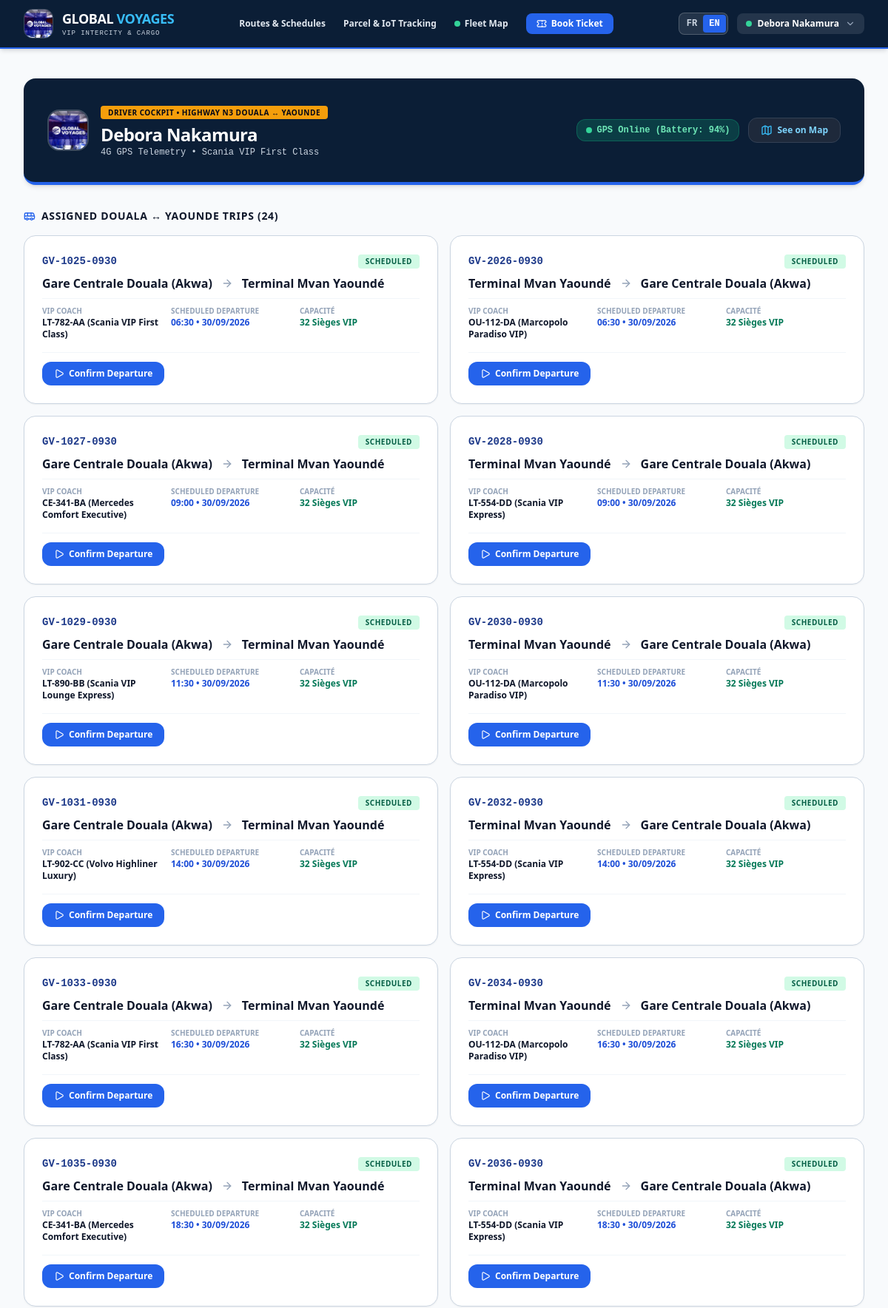
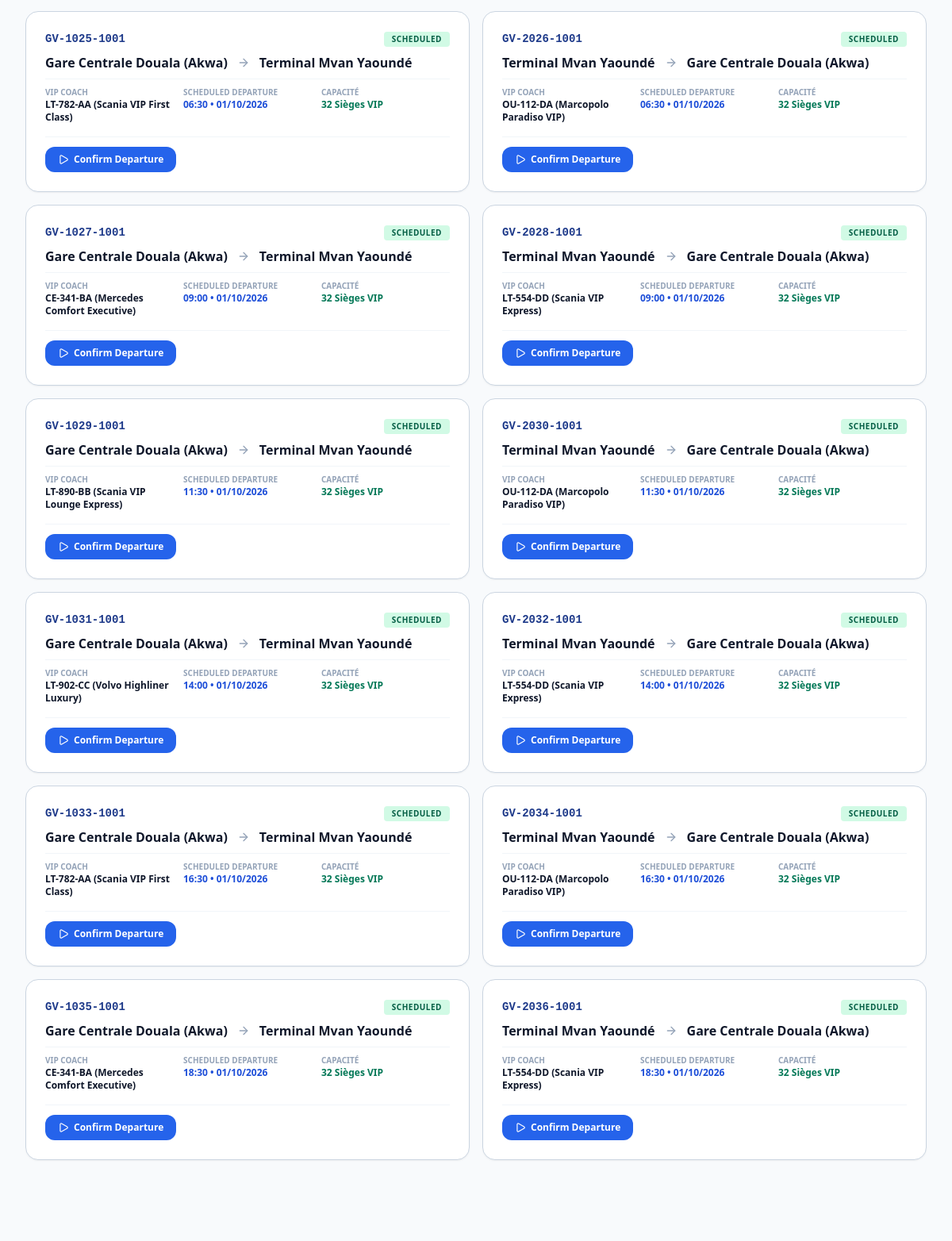
/driver/index.php (signed in, upper part), run on the app's committed database (2 pictures, top to bottom).
### tables this page shows
CREATE TABLE iot_trackers (
    id INTEGER PRIMARY KEY AUTOINCREMENT,
    tracker_code VARCHAR(30) UNIQUE NOT NULL,
    device_model VARCHAR(100) DEFAULT 'GV-GPS-4G-Pro',
    battery_level INTEGER DEFAULT 95,
    status VARCHAR(20) DEFAULT 'ASSIGNED',
    last_latitude REAL,
    last_longitude REAL,
    last_speed REAL DEFAULT 0,
    last_ping DATETIME DEFAULT CURRENT_TIMESTAMP
);

CREATE TABLE trips (
    id INTEGER PRIMARY KEY AUTOINCREMENT,
    trip_number VARCHAR(30) UNIQUE NOT NULL,
    route_id INTEGER REFERENCES routes(id),
    driver_id INTEGER REFERENCES users(id),
    bus_number VARCHAR(100) NOT NULL,
    departure_scheduled DATETIME NOT NULL,
    arrival_scheduled DATETIME NOT NULL,
    departure_actual DATETIME,
    arrival_actual DATETIME,
    price INTEGER DEFAULT 5000,
    status VARCHAR(20) DEFAULT 'SCHEDULED',
    incident_report TEXT,
    created_at DATETIME DEFAULT CURRENT_TIMESTAMP
);

### src/Language.php (called while the page is built, shortened)
<?php
class Language {
    public static function get(string $key, ?string $fallback = null): string {
        $lang = self::current();
        return self::$translations[$lang][$key] ?? ($fallback ?? $key);
    }
    public static function current(): string {
        $lang = $_SESSION['lang'] ?? 'fr';
        return $lang;
    }
}
function t(string $key, ?string $fallback = null): string {
    return Language::get($key, $fallback);
}

### src/Auth.php (called while the page is built, shortened)
<?php
class Auth {
    public static function user(): ?array {
        return $_SESSION['user'] ?? null;
    }
}

### public/driver/index.php (the view, shortened to what this page needs)
<?php
require_once __DIR__ . '/../../src/Auth.php';
require_once __DIR__ . '/../../src/Language.php';
$user = Auth::user();
$pdo = Database::getConnection();
$stmt = $pdo->prepare("SELECT t.*,
    so.name AS origin_name, sd.name AS dest_name,
    so.city AS origin_city, sd.city AS dest_city
    FROM trips t
    JOIN routes r ON t.route_id = r.id
    JOIN stations so ON r.origin_station_id = so.id
    JOIN stations sd ON r.destination_station_id = sd.id
    WHERE (t.driver_id = ? OR t.driver_id IS NULL OR ? = 'ADMIN') AND r.id IN (1, 2)
    ORDER BY t.departure_scheduled ASC");
$stmt->execute([$user['id'], $user['role']]);
$driverTrips = $stmt->fetchAll() ?: [];
$trk = $pdo->query("SELECT * FROM iot_trackers WHERE id = 1")->fetch() ?: ['battery_level' => 94, 'last_speed' => 74];
include __DIR__ . '/../includes/header.php';
?>
<div class="max-w-7xl mx-auto px-4 sm:px-6 lg:px-8 py-10 space-y-8 animate-fadeIn">
  <div class="bg-[#0B1E36] text-white p-6 sm:p-8 rounded-2xl border-b-4 border-blue-600 shadow-md flex flex-col sm:flex-row sm:items-center justify-between gap-4">
    <div class="flex items-center gap-4">
      <img src="<?= BASE_URL ?>/assets/images/global_voyages_logo.jpg" alt="Global Voyages" class="w-14 h-14 rounded-2xl object-cover border-2 border-white/20 shadow-sm shrink-0">
      <div>
        <span class="px-2.5 py-0.5 rounded bg-amber-500 text-slate-950 font-black text-[10px] uppercase tracking-wider"><?= t('driver.deckTitle', 'Cockpit Chauffeur • Axe Lourd N3 Douala ↔ Yaoundé') ?></span>
        <h1 class="text-2xl font-black tracking-tight text-white mt-1"><?= htmlspecialchars($user['name']) ?></h1>
        <p class="text-xs text-slate-300 font-mono"><?= t('driver.deckSub', 'Télémétrie GPS 4G • Scania VIP First Class') ?></p>
      </div>
    </div>
    <div class="flex items-center gap-3">
      <span class="px-3 py-1.5 rounded-xl bg-emerald-500/20 text-emerald-300 text-xs font-mono font-bold border border-emerald-500/30 flex items-center gap-1.5">
        <span class="w-2 h-2 rounded-full bg-emerald-400 animate-ping"></span>
        <span><?= sprintf(t('driver.gpsOnline', 'GPS En Ligne (Batterie: %s%%)'), $trk['battery_level']) ?></span>
      </span>
      <button type="button" onclick="toggleDriverMap()" id="btn-toggle-driver-map"
        class="px-4 py-2 rounded-xl bg-slate-800 hover:bg-slate-700 text-sky-300 border border-slate-700 font-bold text-xs shadow-xs transition flex items-center gap-1.5 cursor-pointer">
        <i data-lucide="map" class="w-4 h-4 text-sky-400"></i>
        <span><?= t('map.seeOnMap', 'Voir sur la Carte (See on Map)') ?></span>
      </button>
    </div>
  </div>
  <div class="space-y-4">
    <h2 class="text-sm font-black text-slate-900 uppercase tracking-wider flex items-center gap-2">
      <i data-lucide="bus" class="w-4 h-4 text-blue-600"></i>
      <span><?= t('driver.assignedTrips', 'Trajets Douala ↔ Yaoundé Assignés') ?> (<?= count($driverTrips) ?>)</span>
    </h2>
    <div class="grid grid-cols-1 md:grid-cols-2 gap-4">
      <?php foreach ($driverTrips as $t): ?>
        <div class="p-6 rounded-2xl bg-white border border-slate-300 shadow-sm space-y-4 flex flex-col justify-between">
          <div>
            <div class="flex items-center justify-between">
              <span class="font-mono text-sm font-bold text-blue-900"><?= htmlspecialchars($t['trip_number']) ?></span>
              <span class="px-2.5 py-0.5 rounded text-[10px] font-bold uppercase tracking-wider
                <?= $t['status'] === 'IN_TRANSIT' ? 'bg-blue-100 text-blue-800 animate-pulse' : ($t['status'] === 'ARRIVED' ? 'bg-slate-100 text-slate-600' : 'bg-emerald-100 text-emerald-800') ?>">
                <?= htmlspecialchars($t['status']) ?>
              </span>
            </div>
            <div class="flex items-center gap-3 text-base font-black text-slate-900 my-2">
              <span><?= htmlspecialchars($t['origin_name']) ?></span>
              <i data-lucide="arrow-right" class="w-4 h-4 text-slate-400"></i>
              <span><?= htmlspecialchars($t['dest_name']) ?></span>
            </div>
            <div class="grid grid-cols-2 sm:grid-cols-3 gap-3 text-xs text-slate-600 pt-2 border-t border-slate-100">
              <div>
                <span class="text-[10px] text-slate-400 uppercase font-bold block"><?= t('driver.coach', 'Autocar VIP') ?></span>
                <strong class="text-slate-900"><?= htmlspecialchars($t['bus_number']) ?></strong>
              </div>
              <div>
                <span class="text-[10px] text-slate-400 uppercase font-bold block"><?= t('driver.scheduledDep', 'Départ Prévu') ?></span>
                <strong class="text-blue-700"><?= date('H:i • d/m/Y', strtotime($t['departure_scheduled'])) ?></strong>
              </div>
              <div>
                <span class="text-[10px] text-slate-400 uppercase font-bold block">Capacité</span>
                <strong class="text-emerald-700 font-bold">32 Sièges VIP</strong>
              </div>
            </div>
          </div>
          <div class="flex flex-wrap items-center gap-2 pt-3 border-t border-slate-100 mt-2">
            <form method="POST" class="inline">
              <?php if ($t['status'] === 'SCHEDULED'): ?>
                <button type="submit" name="action" value="depart" class="px-4 py-2 rounded-xl bg-blue-600 hover:bg-blue-700 text-white font-bold text-xs shadow-xs transition flex items-center gap-1.5 cursor-pointer">
                  <i data-lucide="play" class="w-3.5 h-3.5"></i>
                  <span><?= t('driver.btnDepart', 'Démarrer Trajet') ?></span>
                </button>
              <?php else: ?>
                <span class="text-xs text-slate-400 font-semibold italic">Trajet clôturé avec succès</span>
              <?php endif; ?>
            </form>
          </div>
        </div>
      <?php endforeach; ?>
    </div>
  </div>
</div>
<?php include __DIR__ . '/../includes/footer.php'; ?>

### public/assets/css/style.css (style rules this page uses)
.animate-fadeIn { animation: fadeIn 0.25s ease-out forwards; }

### data on the page
iot_trackers: battery_level "GPS Online (Battery: 94%)"
trips: trip_number "GV-1025-0930", status "SCHEDULED", origin_name "Gare Centrale Douala (Akwa)", dest_name "Terminal Mvan Yaoundé", bus_number "LT-782-AA (Scania VIP First Class)", departure_scheduled "06:30 • 30/09/2026"
trips: trip_number "GV-2026-0930", status "SCHEDULED", origin_name "Terminal Mvan Yaoundé", dest_name "Gare Centrale Douala (Akwa)", bus_number "OU-112-DA (Marcopolo Paradiso VIP)", departure_scheduled "06:30 • 30/09/2026"
trips: trip_number "GV-1027-0930", status "SCHEDULED", origin_name "Gare Centrale Douala (Akwa)", dest_name "Terminal Mvan Yaoundé", bus_number "CE-341-BA (Mercedes Comfort Executive)", departure_scheduled "09:00 • 30/09/2026"
trips: trip_number "GV-2028-0930", status "SCHEDULED", origin_name "Terminal Mvan Yaoundé", dest_name "Gare Centrale Douala (Akwa)", bus_number "LT-554-DD (Scania VIP Express)", departure_scheduled "09:00 • 30/09/2026"
trips: trip_number "GV-1029-0930", status "SCHEDULED", origin_name "Gare Centrale Douala (Akwa)", dest_name "Terminal Mvan Yaoundé", bus_number "LT-890-BB (Scania VIP Lounge Express)", departure_scheduled "11:30 • 30/09/2026"
trips: trip_number "GV-2030-0930", status "SCHEDULED", origin_name "Terminal Mvan Yaoundé", dest_name "Gare Centrale Douala (Akwa)", bus_number "OU-112-DA (Marcopolo Paradiso VIP)", departure_scheduled "11:30 • 30/09/2026"
trips: trip_number "GV-1031-0930", status "SCHEDULED", origin_name "Gare Centrale Douala (Akwa)", dest_name "Terminal Mvan Yaoundé", bus_number "LT-902-CC (Volvo Highliner Luxury)", departure_scheduled "14:00 • 30/09/2026"
trips: trip_number "GV-2032-0930", status "SCHEDULED", origin_name "Terminal Mvan Yaoundé", dest_name "Gare Centrale Douala (Akwa)", bus_number "LT-554-DD (Scania VIP Express)", departure_scheduled "14:00 • 30/09/2026"
trips: trip_number "GV-1033-0930", status "SCHEDULED", origin_name "Gare Centrale Douala (Akwa)", dest_name "Terminal Mvan Yaoundé", bus_number "LT-782-AA (Scania VIP First Class)", departure_scheduled "16:30 • 30/09/2026"
trips: trip_number "GV-2034-0930", status "SCHEDULED", origin_name "Terminal Mvan Yaoundé", dest_name "Gare Centrale Douala (Akwa)", bus_number "OU-112-DA (Marcopolo Paradiso VIP)", departure_scheduled "16:30 • 30/09/2026"
trips: trip_number "GV-1035-0930", status "SCHEDULED", origin_name "Gare Centrale Douala (Akwa)", dest_name "Terminal Mvan Yaoundé", bus_number "CE-341-BA (Mercedes Comfort Executive)", departure_scheduled "18:30 • 30/09/2026"
trips: trip_number "GV-2036-0930", status "SCHEDULED", origin_name "Terminal Mvan Yaoundé", dest_name "Gare Centrale Douala (Akwa)", bus_number "LT-554-DD (Scania VIP Express)", departure_scheduled "18:30 • 30/09/2026"
trips: trip_number "GV-1025-1001", status "SCHEDULED", origin_name "Gare Centrale Douala (Akwa)", dest_name "Terminal Mvan Yaoundé", bus_number "LT-782-AA (Scania VIP First Class)", departure_scheduled "06:30 • 01/10/2026"
trips: trip_number "GV-2026-1001", status "SCHEDULED", origin_name "Terminal Mvan Yaoundé", dest_name "Gare Centrale Douala (Akwa)", bus_number "OU-112-DA (Marcopolo Paradiso VIP)", departure_scheduled "06:30 • 01/10/2026"
trips: trip_number "GV-1027-1001", status "SCHEDULED", origin_name "Gare Centrale Douala (Akwa)", dest_name "Terminal Mvan Yaoundé", bus_number "CE-341-BA (Mercedes Comfort Executive)", departure_scheduled "09:00 • 01/10/2026"
trips: trip_number "GV-2028-1001", status "SCHEDULED", origin_name "Terminal Mvan Yaoundé", dest_name "Gare Centrale Douala (Akwa)", bus_number "LT-554-DD (Scania VIP Express)", departure_scheduled "09:00 • 01/10/2026"
trips: trip_number "GV-1029-1001", status "SCHEDULED", origin_name "Gare Centrale Douala (Akwa)", dest_name "Terminal Mvan Yaoundé", bus_number "LT-890-BB (Scania VIP Lounge Express)", departure_scheduled "11:30 • 01/10/2026"
trips: trip_number "GV-2030-1001", status "SCHEDULED", origin_name "Terminal Mvan Yaoundé", dest_name "Gare Centrale Douala (Akwa)", bus_number "OU-112-DA (Marcopolo Paradiso VIP)", departure_scheduled "11:30 • 01/10/2026"
trips: trip_number "GV-1031-1001", status "SCHEDULED", origin_name "Gare Centrale Douala (Akwa)", dest_name "Terminal Mvan Yaoundé", bus_number "LT-902-CC (Volvo Highliner Luxury)", departure_scheduled "14:00 • 01/10/2026"
trips: trip_number "GV-2032-1001", status "SCHEDULED", origin_name "Terminal Mvan Yaoundé", dest_name "Gare Centrale Douala (Akwa)", bus_number "LT-554-DD (Scania VIP Express)", departure_scheduled "14:00 • 01/10/2026"
trips: trip_number "GV-1033-1001", status "SCHEDULED", origin_name "Gare Centrale Douala (Akwa)", dest_name "Terminal Mvan Yaoundé", bus_number "LT-782-AA (Scania VIP First Class)", departure_scheduled "16:30 • 01/10/2026"
trips: trip_number "GV-2034-1001", status "SCHEDULED", origin_name "Terminal Mvan Yaoundé", dest_name "Gare Centrale Douala (Akwa)", bus_number "OU-112-DA (Marcopolo Paradiso VIP)", departure_scheduled "16:30 • 01/10/2026"
trips: trip_number "GV-1035-1001", status "SCHEDULED", origin_name "Gare Centrale Douala (Akwa)", dest_name "Terminal Mvan Yaoundé", bus_number "CE-341-BA (Mercedes Comfort Executive)", departure_scheduled "18:30 • 01/10/2026"
trips: trip_number "GV-2036-1001", status "SCHEDULED", origin_name "Terminal Mvan Yaoundé", dest_name "Gare Centrale Douala (Akwa)", bus_number "LT-554-DD (Scania VIP Express)", departure_scheduled "18:30 • 01/10/2026"

### other printed values
t('nav.routes', 'Lignes & Horaires') "Routes & Schedules"
t('nav.tracking', 'Suivi Colis & IoT') "Parcel & IoT Tracking"
t('hero.tabMap', 'Carte Flotte') "Fleet Map"
t('nav.book', 'Réserver Billet') "Book Ticket"
$user['name'] "Debora Nakamura"
t('driver.deckSub', 'Télémétrie GPS 4G • Scania VIP First Class') "4G GPS Telemetry • Scania VIP First Class"
t('map.seeOnMap', 'Voir sur la Carte (See on Map)') "See on Map"
t('driver.assignedTrips', 'Trajets Douala ↔ Yaoundé Assignés') "ASSIGNED DOUALA ↔ YAOUNDE TRIPS"
count($driverTrips) "24"
